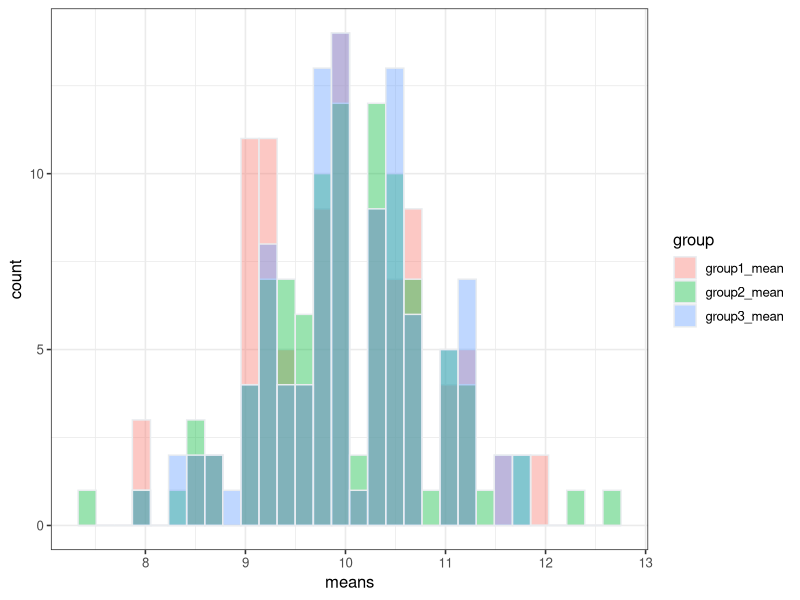

The R script that drew this image:
## ---- chunk 1
counter = 0
pre_vec = runif(0:100)
my_vec = ifelse(pre_vec>0.5,1,0)
print(my_vec)

count_myvec = function(counter=0){
  for(i in 1:length(my_vec)){
  if(my_vec[i]==0){
    counter = counter + 1
  }
  }
  return(counter)
}
count_myvec()
## ---- chunk 2
count_myvec2 = function(counter=0){
  length(my_vec[my_vec == 0])
}
count_myvec2()
## ---- chunk 3
timestable = function(x=9,y=10){
  makeTT = matrix(nrow=y,ncol=x)
  for(i in 1:nrow(makeTT)){
    for(j in 1:ncol(makeTT)){
      makeTT[i,j] = i*j
    }
  }
return(makeTT)  
}
ninebyten = timestable()
print(ninebyten)
## ---- chunk 4
group1 = rnorm(n=20,mean=5,sd=0.1)
group2 = rnorm(n=20,mean=10,sd=0.1)
group3 = rnorm(n=20,mean=15,sd=0.1)

group = c(rep("group1",20),rep("group2",20),rep("group3",20))
response = c(group1,group2,group3)

my_df = data.frame(group,response)

print(my_df)

## ---- chunk 5
library(dplyr)

shuffle_calcmeans = function(df=my_df){
  shuff_resp = sample(df$response)
  shuff_df = data.frame(group,shuff_resp)
  group_means = aggregate(shuff_df$shuff_resp,list(shuff_df$group),FUN=mean)
  vec_means = group_means$x
  
  return(vec_means)
}

shuff_means = shuffle_calcmeans()   
print(shuff_means)
  
## ---- chunk 6
hun_shuff_df = data.frame(replicate=NA,group1_mean=NA,group2_mean=NA,group3_mean=NA)
  
for(i in 1:100){
  hun_shuff_df[i,] = c(i,shuffle_calcmeans())
}

## ---- chunk 7
library(ggplot2)
library(tidyr)

final_df = pivot_longer(hun_shuff_df,c("group1_mean","group2_mean","group3_mean"),names_to="group",values_to="means")
final_df = select(final_df,-"replicate")

hun_shuff_plot = ggplot(final_df,aes(x=means,fill=group)) +
  theme_bw(12) +
  geom_histogram(color='#e9ecef',alpha=0.4,position='identity',bins=30)
  

hun_shuff_plot

